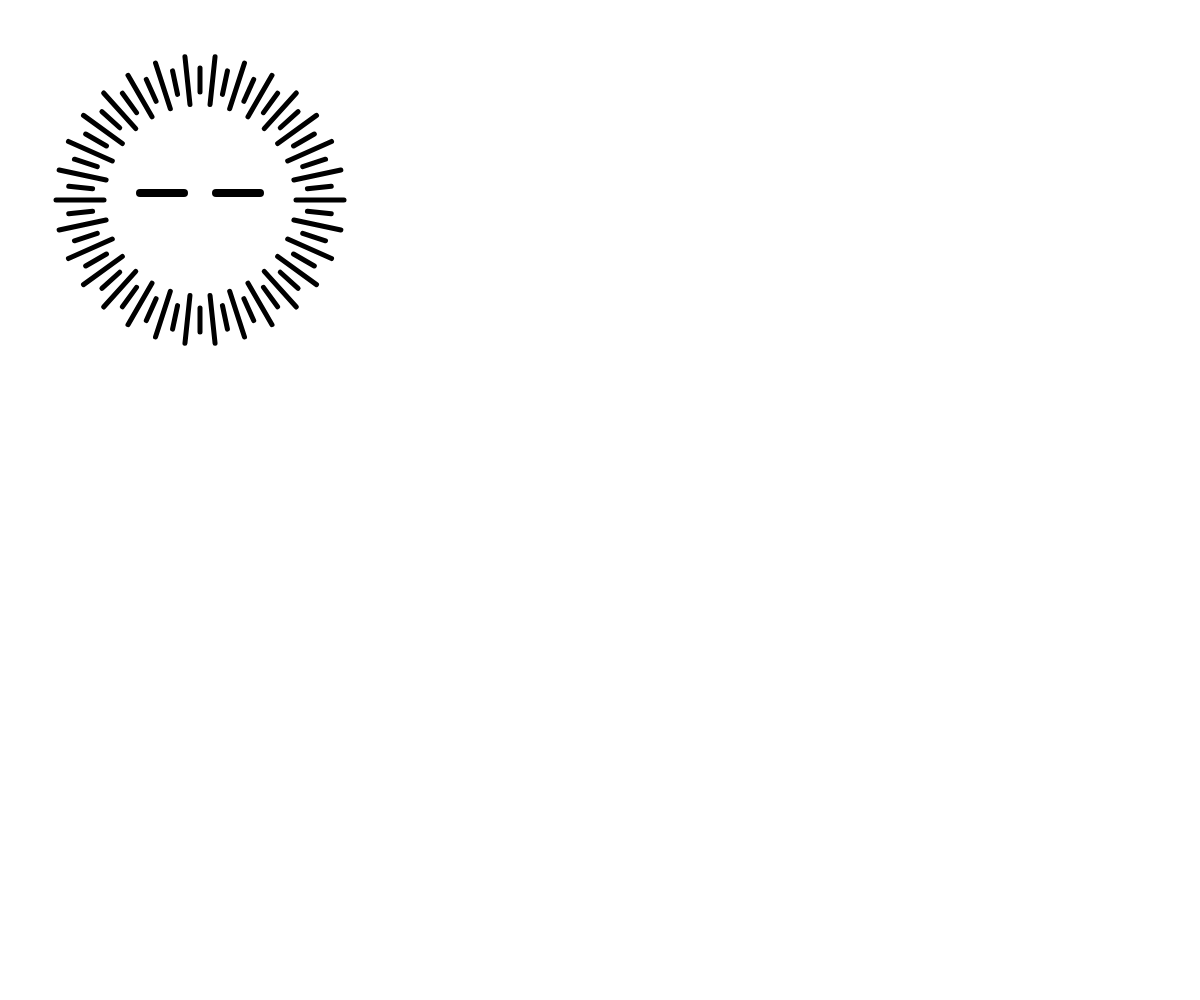
Frame 1 (no input)
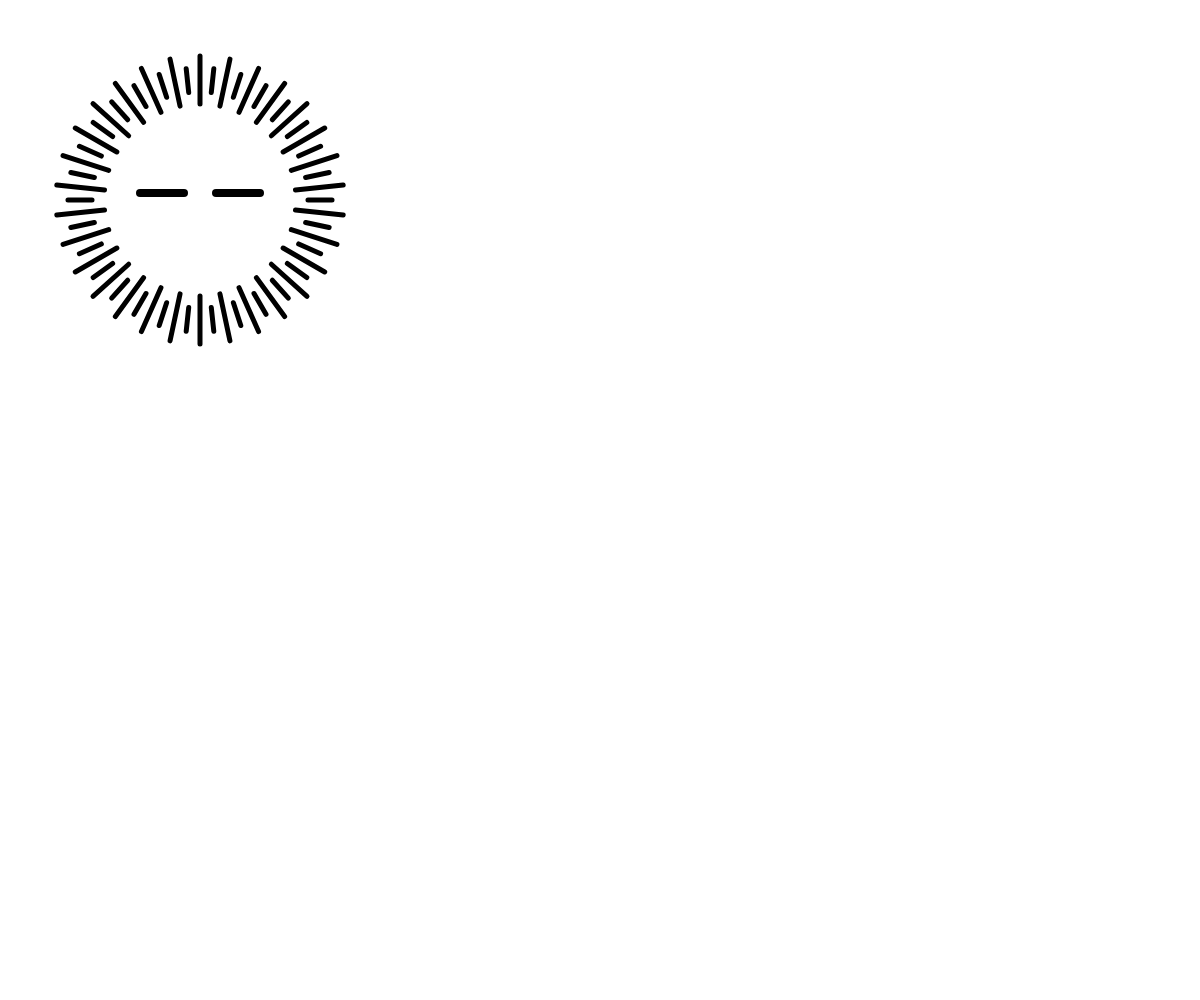
Frame 60 (no input)
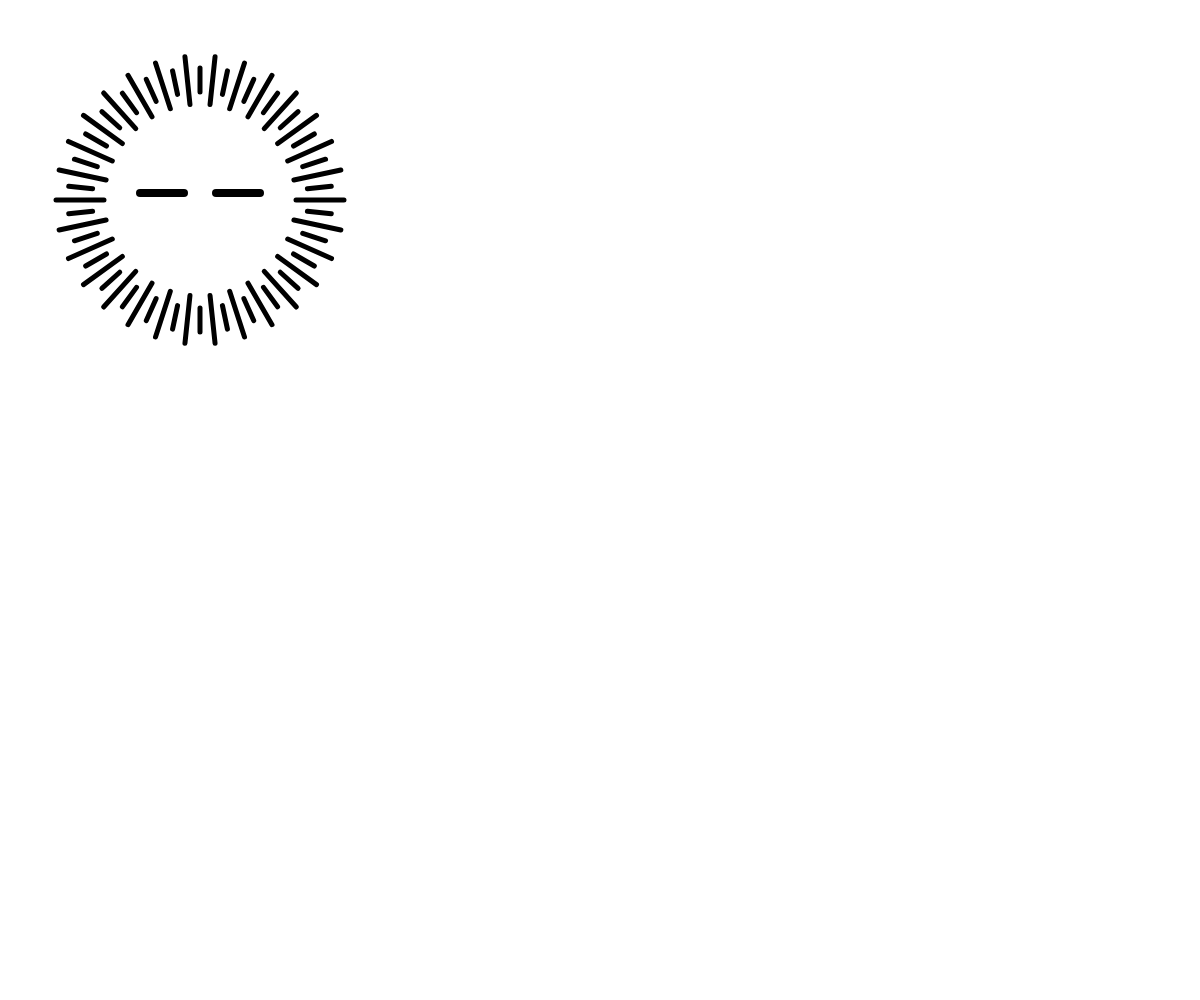
Frame 120 (the mouse pressed at the canvas centre since frame 60)

The p5.js sketch that drew these frames (run headless with seeded random() and noise() and a simulated clock; from frame 60 on, the mouse is pressed at the canvas centre):

// p5.js sketch
// ── sketch.js
var cX = 200;
var cY = 200;

var r = 120;
var r0, r1;
var x0, y0, x1, y1;

var t = 0;
var W = 6;

function setup() {
	createCanvas(windowWidth, windowHeight);

    noFill();
    frameRate(24)

    ellipse(0, 0, 2*r + W);
    ellipse(0, 0, 2*r - W);

}

function drawRay(theta, w, s) {
    strokeWeight(s)
    r0 = r - w;
    r1 = r + w;
    x0 = r0 * cos(theta);
    y0 = r0 * sin(theta);
    x1 = r1 * cos(theta);
    y1 = r1 * sin(theta);
    line(x0, y0, x1, y1);
}


function draw() {
    background(0xfffffff)
    translate(cX, cY);

    print(t)
    var w0 = 18 + W * cos(t);
    var w1 = 18 + W * sin(t - PI / 2);
    print("w0, w1", w0, w1);

    for(var i = 0; i < 60; i++) {
        drawRay(i * TAU / 60, i % 2 == 0 ? w0 : w1, 5);
    }

    t = (t + TAU / 120) % 360;

    strokeWeight(8);
    var h = -7;
    line(16, h, 60, h);
    line(-16, h, -60, h);
}
